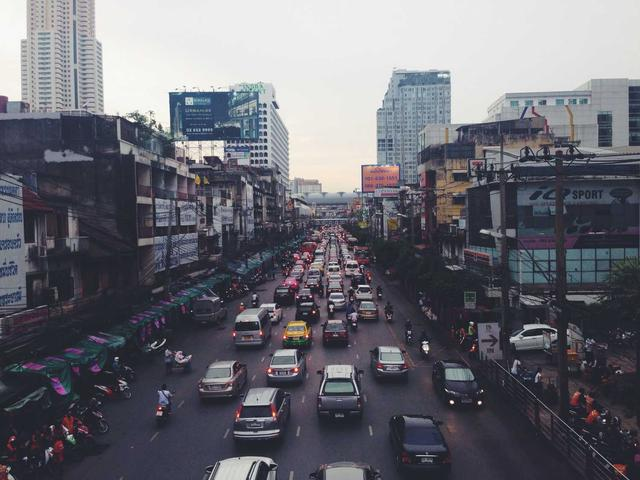
#> input picture 02_surf/images/input_image.jpg, 640 x 480 px; its folder holds 5 pictures in this run
$ python surf_descriptor_visual.py
#> lines starting #> are read from the running program, lines starting #| are printed output that depends on the picture
"""
Generate detailed SURF Descriptor visualization images showing:
1. Keypoint with orientation
2. 20s × 20s region around keypoint
3. 4x4 subregions
4. Haar wavelet responses in each subregion
5. 4-value vectors per subregion [Σdx, Σdy, Σ|dx|, Σ|dy|]
6. Final 64-D descriptor
"""

import numpy as np
from PIL import Image
import matplotlib.pyplot as plt
import matplotlib.patches as patches
import os

SCRIPT_DIR = os.path.dirname(os.path.abspath(__file__))
BASE_DIR = os.path.dirname(SCRIPT_DIR)
IMAGES_DIR = os.path.join(BASE_DIR, 'images')
os.makedirs(IMAGES_DIR, exist_ok=True)


def load_image():
    """Load the input image."""
    img_path = os.path.join(IMAGES_DIR, 'input_image.jpg')
    if os.path.exists(img_path):
        img = Image.open(img_path).convert('L')
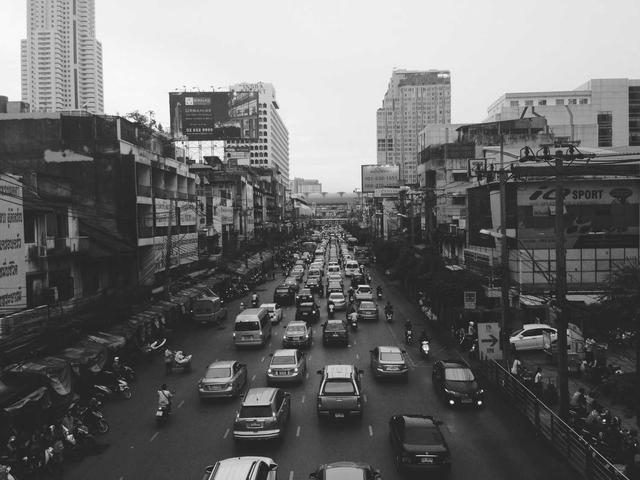
#> img: PIL image 640x480 L; min 1, max 255, mean 106.6
#| Image size: (480, 640)
        if img.size[0] > 800 or img.size[1] > 600:
            img = img.resize((640, 480), Image.Resampling.LANCZOS)
        return np.array(img)
    raise FileNotFoundError("input_image.jpg not found")


def compute_integral_image(img):
    """Compute integral image."""
    return np.cumsum(np.cumsum(img.astype(np.float64), axis=0), axis=1)


def box_sum(integral, x1, y1, x2, y2):
    """Compute sum of rectangular region using integral image."""
    h, w = integral.shape
    x1, y1 = max(0, x1), max(0, y1)
    x2, y2 = min(w-1, x2), min(h-1, y2)
    D = integral[y2, x2]
    B = integral[y1-1, x2] if y1 > 0 else 0
    C = integral[y2, x1-1] if x1 > 0 else 0
    A = integral[y1-1, x1-1] if y1 > 0 and x1 > 0 else 0
    return D - B - C + A


def compute_haar_response(integral, x, y, size):
    """Compute Haar wavelet response at a point."""
    half = size // 2
    h, w = integral.shape

    if x - half < 0 or x + half >= w or y - half < 0 or y + half >= h:
        return 0, 0

    # Haar X: right - left
    left = box_sum(integral, x - half, y - half, x - 1, y + half)
    right = box_sum(integral, x, y - half, x + half, y + half)
    dx = right - left

    # Haar Y: bottom - top
    top = box_sum(integral, x - half, y - half, x + half, y - 1)
    bottom = box_sum(integral, x - half, y, x + half, y + half)
    dy = bottom - top

    return dx, dy


def plot_step1_keypoint_orientation(img, kp_x, kp_y, kp_orientation, scale=2):
    """Step 1: Show keypoint with its dominant orientation."""
#> called with kp_x = 320, kp_y = 240, kp_orientation = 0.785, scale = 2
    fig, ax = plt.subplots(1, 1, figsize=(12, 9))
    ax.imshow(img, cmap='gray')

    # Draw keypoint circle (radius = 6s in SURF)
    radius = 6 * scale
    circle = plt.Circle((kp_x, kp_y), radius, color='red', fill=False, linewidth=3)
    ax.add_patch(circle)

    # Draw orientation arrow
    arrow_len = radius * 1.5
    dx = arrow_len * np.cos(kp_orientation)
    dy = arrow_len * np.sin(kp_orientation)
    ax.arrow(kp_x, kp_y, dx, dy, head_width=8, head_length=5, fc='yellow', ec='yellow', linewidth=2)

    ax.plot(kp_x, kp_y, 'r+', markersize=15, markeredgewidth=3)

    ax.set_title(f'Step 1: Keypoint at ({kp_x}, {kp_y}) with Orientation {np.degrees(kp_orientation):.1f}°\n'
                 f'Scale s={scale}, Circular region radius = 6s = {radius}', fontsize=14, fontweight='bold')
    ax.axis('off')

    plt.tight_layout()
    plt.savefig(os.path.join(IMAGES_DIR, 'surf_desc_step1_keypoint.png'), dpi=150, bbox_inches='tight', facecolor='white')
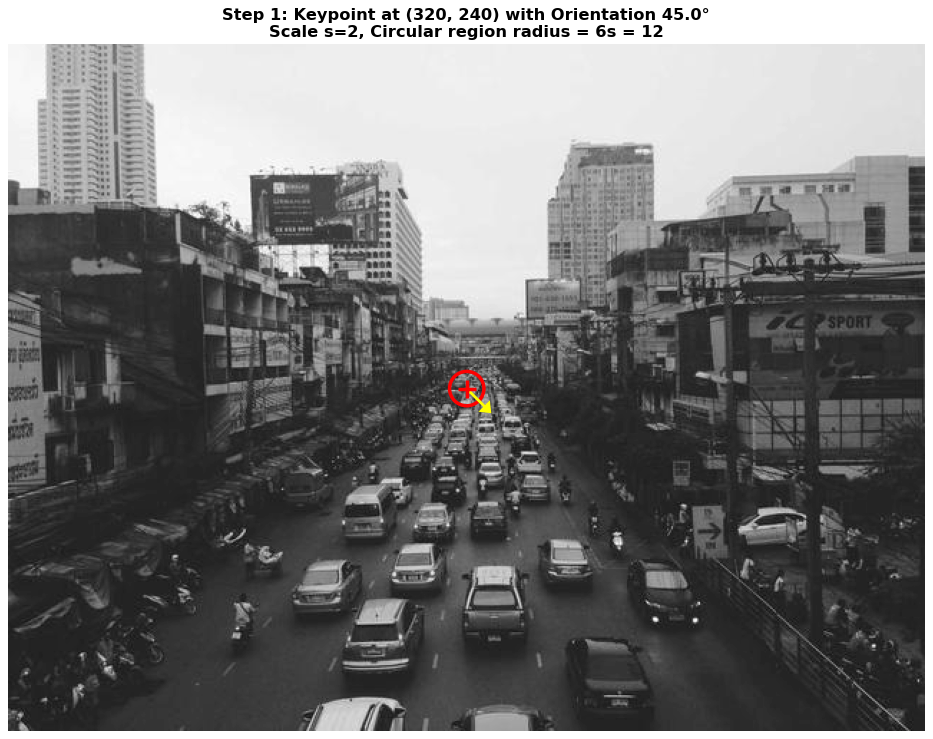
#> figure drawn by matplotlib, 1 panel
    plt.close()
    print('Saved: surf_desc_step1_keypoint.png')


def plot_step2_20s_region(img, kp_x, kp_y, kp_orientation, scale=2):
    """Step 2: Show 20s × 20s region around keypoint."""
#> called with kp_x = 320, kp_y = 240, kp_orientation = 0.785, scale = 2
    fig, axes = plt.subplots(1, 2, figsize=(16, 8))

    region_size = 20 * scale
    half_size = region_size // 2

    # Left: Full image with region highlighted
    ax1 = axes[0]
    ax1.imshow(img, cmap='gray')

    rect = patches.Rectangle((kp_x - half_size, kp_y - half_size), region_size, region_size,
                              linewidth=3, edgecolor='cyan', facecolor='none')
    ax1.add_patch(rect)

    ax1.plot(kp_x, kp_y, 'r+', markersize=15, markeredgewidth=3)

    arrow_len = 25
    dx = arrow_len * np.cos(kp_orientation)
    dy = arrow_len * np.sin(kp_orientation)
    ax1.arrow(kp_x, kp_y, dx, dy, head_width=5, head_length=3, fc='yellow', ec='yellow', linewidth=2)

    ax1.set_title(f'20s × 20s Region Around Keypoint\n(s={scale}, region = {region_size}×{region_size})',
                  fontsize=14, fontweight='bold')
    ax1.set_xlim(kp_x - 80, kp_x + 80)
    ax1.set_ylim(kp_y + 80, kp_y - 80)
    ax1.axis('off')

    # Right: Zoomed region with grid
    ax2 = axes[1]
    y_start = max(0, kp_y - half_size)
    y_end = min(img.shape[0], kp_y + half_size)
    x_start = max(0, kp_x - half_size)
    x_end = min(img.shape[1], kp_x + half_size)

    region = img[y_start:y_end, x_start:x_end]
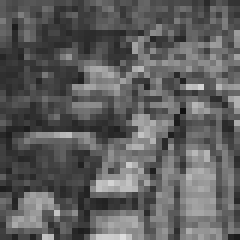
#> region: shape (40, 40) (shown 6 times larger); min 17, max 222, mean 94.1
    ax2.imshow(region, cmap='gray', extent=[0, 20, 20, 0])

    ax2.plot(10, 10, 'r+', markersize=20, markeredgewidth=3)
    ax2.set_title(f'Zoomed 20s×20s Region\n(Each unit = s = {scale} pixels)', fontsize=14, fontweight='bold')
    ax2.set_xlabel('X (in units of s)')
    ax2.set_ylabel('Y (in units of s)')

    plt.tight_layout()
    plt.savefig(os.path.join(IMAGES_DIR, 'surf_desc_step2_20s_region.png'), dpi=150, bbox_inches='tight', facecolor='white')
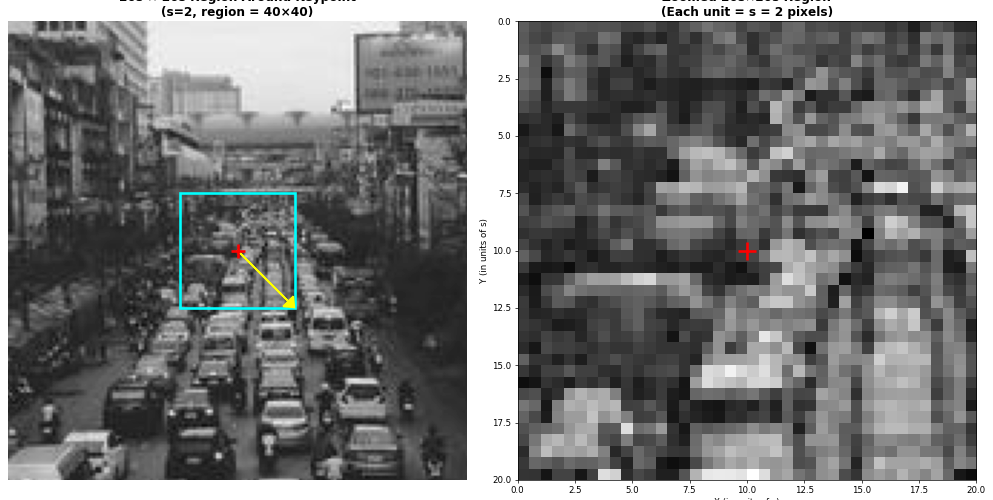
#> figure drawn by matplotlib, 2 panels
    plt.close()
    print('Saved: surf_desc_step2_20s_region.png')


def plot_step3_4x4_subregions(img, kp_x, kp_y, scale=2):
    """Step 3: Show 4x4 subregions (16 subregions total)."""
#> called with kp_x = 320, kp_y = 240, scale = 2
    fig, axes = plt.subplots(1, 2, figsize=(16, 8))

    region_size = 20 * scale
    half_size = region_size // 2
    subregion_size = 5 * scale

    # Left: Zoomed region with 4x4 grid
    ax1 = axes[0]
    y_start = max(0, kp_y - half_size)
    y_end = min(img.shape[0], kp_y + half_size)
    x_start = max(0, kp_x - half_size)
    x_end = min(img.shape[1], kp_x + half_size)

    region = img[y_start:y_end, x_start:x_end]
    ax1.imshow(region, cmap='gray', extent=[0, 4, 4, 0])

    colors = ['red', 'green', 'blue', 'orange']
    for i in range(4):
        for j in range(4):
            rect = patches.Rectangle((j, i), 1, 1, linewidth=2,
                                     edgecolor=colors[(i+j) % 4], facecolor='none')
            ax1.add_patch(rect)
            ax1.text(j + 0.5, i + 0.5, f'{i*4 + j}', fontsize=10, ha='center', va='center',
                    color='white', fontweight='bold',
                    bbox=dict(boxstyle='round', facecolor=colors[(i+j) % 4], alpha=0.7))

    ax1.set_title(f'20s×20s Region Divided into 4×4 Grid\n(16 subregions, each 5s×5s = {subregion_size}×{subregion_size})',
                  fontsize=14, fontweight='bold')
    ax1.set_xlabel('Subregion column')
    ax1.set_ylabel('Subregion row')

    # Right: Schematic diagram
    ax2 = axes[1]
    ax2.set_xlim(0, 4)
    ax2.set_ylim(4, 0)

    for i in range(4):
        for j in range(4):
            rect = patches.Rectangle((j, i), 1, 1, linewidth=2,
                                     edgecolor='black', facecolor=colors[(i+j) % 4], alpha=0.3)
            ax2.add_patch(rect)
            ax2.text(j + 0.5, i + 0.5, f'Sub-\nregion\n{i*4 + j}', fontsize=9, ha='center', va='center',
                    fontweight='bold')

    ax2.set_title('4×4 Grid = 16 Subregions\nEach subregion = 5s × 5s', fontsize=14, fontweight='bold')
    ax2.set_xlabel('Column')
    ax2.set_ylabel('Row')
    ax2.set_aspect('equal')
    ax2.grid(True, linewidth=0.5, alpha=0.3)

    plt.tight_layout()
    plt.savefig(os.path.join(IMAGES_DIR, 'surf_desc_step3_4x4_subregions.png'), dpi=150, bbox_inches='tight', facecolor='white')
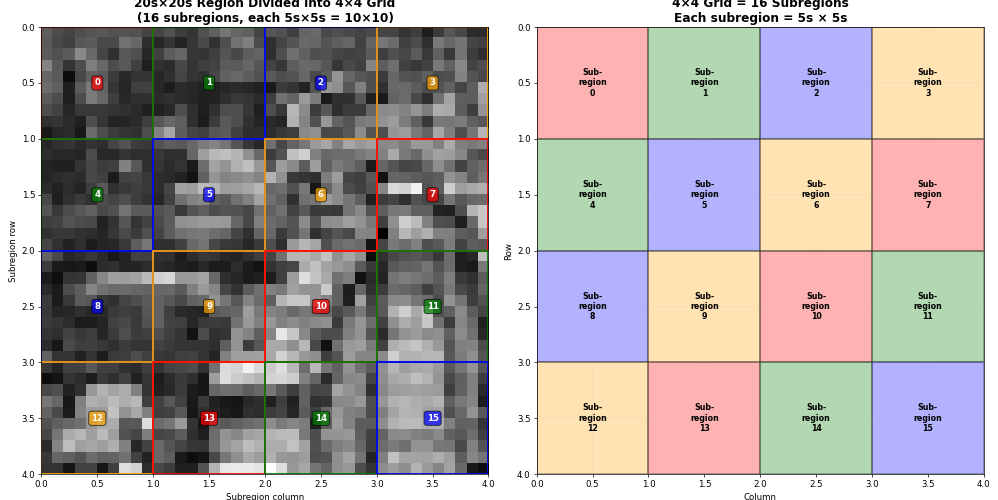
#> figure drawn by matplotlib, 2 panels
    plt.close()
    print('Saved: surf_desc_step3_4x4_subregions.png')


def plot_step4_haar_wavelets(img, kp_x, kp_y, scale=2):
    """Step 4: Show Haar wavelet responses in subregions."""
#> called with kp_x = 320, kp_y = 240, scale = 2
    fig, axes = plt.subplots(1, 3, figsize=(18, 6))

    # Left: Haar X wavelet
    ax1 = axes[0]
    ax1.set_xlim(0, 10)
    ax1.set_ylim(0, 10)

    rect1 = patches.Rectangle((2, 3), 2, 4, facecolor='red', edgecolor='black', linewidth=2)
    rect2 = patches.Rectangle((4, 3), 2, 4, facecolor='green', edgecolor='black', linewidth=2)
    ax1.add_patch(rect1)
    ax1.add_patch(rect2)
    ax1.text(3, 5, '-1', fontsize=14, fontweight='bold', color='white', ha='center', va='center')
    ax1.text(5, 5, '+1', fontsize=14, fontweight='bold', color='white', ha='center', va='center')
    ax1.text(5, 1.5, 'dx = right_sum - left_sum', fontsize=12, ha='center')
    ax1.set_title('Haar Wavelet X (dx)\nHorizontal Gradient', fontsize=12, fontweight='bold')
    ax1.axis('off')
    ax1.set_aspect('equal')

    # Middle: Haar Y wavelet
    ax2 = axes[1]
    ax2.set_xlim(0, 10)
    ax2.set_ylim(0, 10)

    rect3 = patches.Rectangle((3, 5), 4, 2, facecolor='green', edgecolor='black', linewidth=2)
    rect4 = patches.Rectangle((3, 3), 4, 2, facecolor='red', edgecolor='black', linewidth=2)
    ax2.add_patch(rect3)
    ax2.add_patch(rect4)
    ax2.text(5, 6, '+1', fontsize=14, fontweight='bold', color='white', ha='center', va='center')
    ax2.text(5, 4, '-1', fontsize=14, fontweight='bold', color='white', ha='center', va='center')
    ax2.text(5, 1.5, 'dy = bottom_sum - top_sum', fontsize=12, ha='center')
    ax2.set_title('Haar Wavelet Y (dy)\nVertical Gradient', fontsize=12, fontweight='bold')
    ax2.axis('off')
    ax2.set_aspect('equal')

    # Right: Haar responses on image region
    ax3 = axes[2]
    integral = compute_integral_image(img)
#> in compute_integral_image, `return np.cumsum(np.cumsum(img.astype(np.float64), axis=0), axis=1)`:
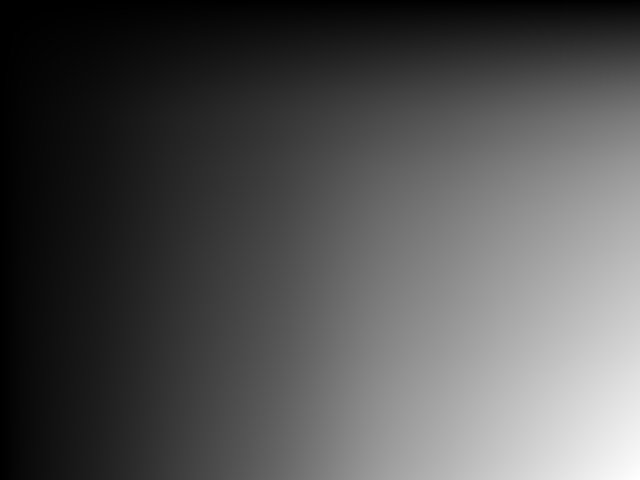
#> returned value: shape (480, 640) float64; min 246, max 32750171, mean 10542967.8; drawn with min black and max white

    region_size = 20 * scale
    half_size = region_size // 2

    y_start = max(0, kp_y - half_size)
    y_end = min(img.shape[0], kp_y + half_size)
    x_start = max(0, kp_x - half_size)
    x_end = min(img.shape[1], kp_x + half_size)

    region = img[y_start:y_end, x_start:x_end]
    ax3.imshow(region, cmap='gray', extent=[0, region_size, region_size, 0])

    # Draw Haar response arrows
    haar_size = 2 * scale
    step = 4 * scale
    for py in range(step, region_size - step, step):
        for px in range(step, region_size - step, step):
            global_x = x_start + px
            global_y = y_start + py
            dx, dy = compute_haar_response(integral, global_x, global_y, haar_size)

            mag = np.sqrt(dx**2 + dy**2)
            if mag > 0:
                norm_dx = dx / mag * 8
                norm_dy = dy / mag * 8
                ax3.arrow(px, py, norm_dx, norm_dy, head_width=2, head_length=1,
                         fc='yellow', ec='yellow', linewidth=1)
#> this loop made 3 passes

    ax3.set_title('Haar Wavelet Responses in Region\n(Arrows show gradient direction)',
                  fontsize=12, fontweight='bold')

    plt.suptitle('Step 4: Haar Wavelet Responses', fontsize=16, fontweight='bold')
    plt.tight_layout()
    plt.savefig(os.path.join(IMAGES_DIR, 'surf_desc_step4_haar_wavelets.png'), dpi=150, bbox_inches='tight', facecolor='white')
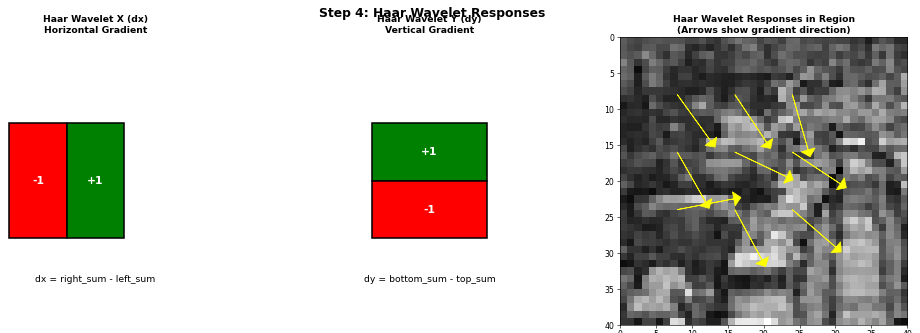
#> figure drawn by matplotlib, 3 panels
    plt.close()
    print('Saved: surf_desc_step4_haar_wavelets.png')


def plot_step5_4value_vector():
    """Step 5: Show 4-value vector per subregion."""
    fig, axes = plt.subplots(1, 2, figsize=(16, 7))

    # Left: 4-value vector explanation
    ax1 = axes[0]
    ax1.axis('off')

    explanation = """
SURF Subregion Descriptor (4 values)
═══════════════════════════════════════

For each of 16 subregions:

  Sample 5×5 = 25 points
  For each point, compute Haar (dx, dy)

  Rotate by keypoint orientation:
    dx' = dx·cos(θ) + dy·sin(θ)
    dy' = -dx·sin(θ) + dy·cos(θ)

  Weight by Gaussian centered at keypoint

  Sum to create 4 values:

    ┌────────────────────────────────┐
    │  Σdx'   = sum of horizontal   │
    │  Σdy'   = sum of vertical     │
    │  Σ|dx'| = sum of abs horiz    │
    │  Σ|dy'| = sum of abs vert     │
    └────────────────────────────────┘

  Σdx', Σdy' → DIRECTION information
  Σ|dx'|, Σ|dy'| → MAGNITUDE information

  Total per subregion: 4 values
  Total descriptor: 16 × 4 = 64 values
"""
    ax1.text(0.05, 0.5, explanation, fontsize=11, family='monospace', va='center',
             bbox=dict(boxstyle='round', facecolor='lightyellow', alpha=0.8))
    ax1.set_title('4-Value Subregion Descriptor', fontsize=14, fontweight='bold')

    # Right: Example histogram
    ax2 = axes[1]

    # Sample values for one subregion
    values = [15.2, -8.5, 22.1, 18.3]  # [Σdx', Σdy', Σ|dx'|, Σ|dy'|]
    labels = ['Σdx\'', 'Σdy\'', 'Σ|dx\'|', 'Σ|dy\'|']
    colors = ['blue', 'green', 'red', 'orange']

    bars = ax2.bar(labels, values, color=colors, edgecolor='black', linewidth=2)
    ax2.axhline(y=0, color='black', linewidth=1)
    ax2.set_ylabel('Value', fontsize=12)
    ax2.set_title('Example: 4-Value Vector for One Subregion\n(Blue/Green = direction, Red/Orange = magnitude)',
                  fontsize=14, fontweight='bold')

    for bar, val in zip(bars, values):
        height = bar.get_height()
        ax2.text(bar.get_x() + bar.get_width()/2, height + 0.5 if height >= 0 else height - 1.5,
                f'{val:.1f}', ha='center', fontsize=10, fontweight='bold')

    plt.tight_layout()
    plt.savefig(os.path.join(IMAGES_DIR, 'surf_desc_step5_4value_vector.png'), dpi=150, bbox_inches='tight', facecolor='white')
#> (the rest of the program and of its run is left out)
